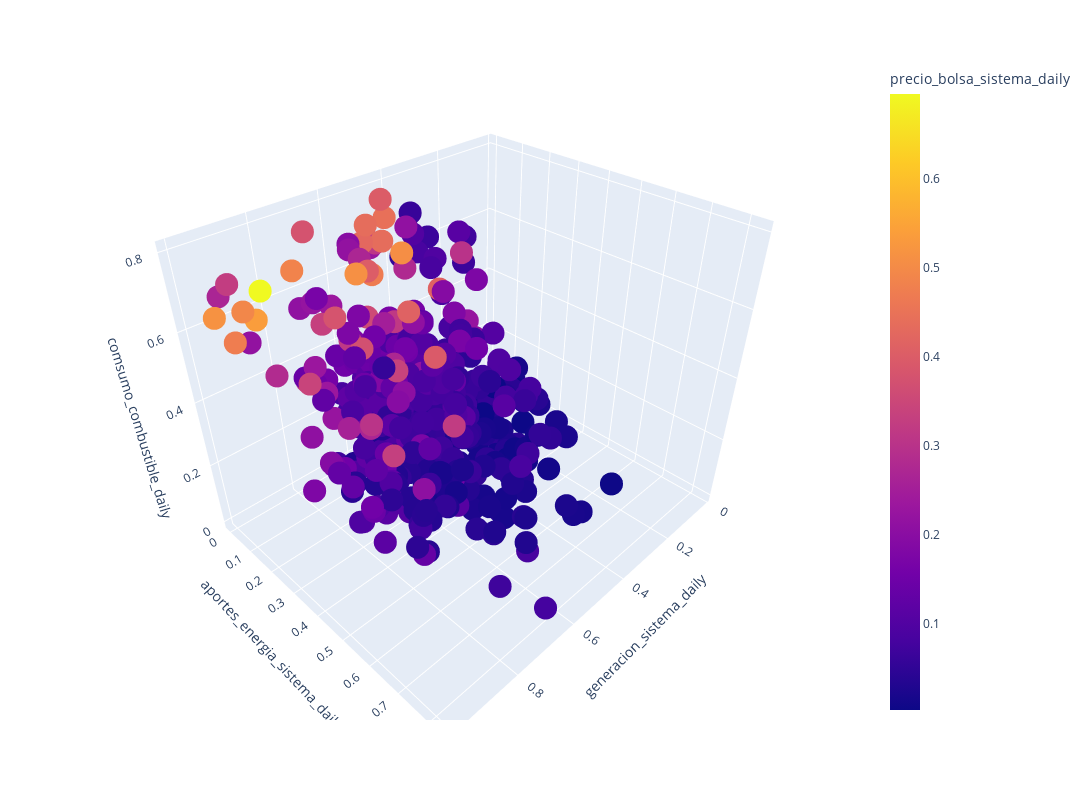

The notebook cell saved with this chart:
### Code cell
fig2 = px.scatter_3d(df_scaled.sample(frac=0.1), x='generacion_sistema_daily', 
                     y='aportes_energia_sistema_daily', 
                     z='comsumo_combustible_daily', 
                     color='precio_bolsa_sistema_daily',
                     width=1200, height=800)
fig2.show()

### Figure 1 — Plotly figure (JSON) as saved in the notebook; plotly's stock layout.template omitted (floating-point values rounded to 4 significant figures; data arrays with more than 128 entries replaced by an {"elided": "..."} marker saying what was removed)
{"data": [{"hovertemplate": "generacion_sistema_daily=%{x}<br>aportes_energia_sistema_daily=%{y}<br>comsumo_combustible_daily=%{z}<br>precio_bolsa_sistema_daily=%{marker.color}<extra></extra>", "legendgroup": "", "marker": {"color": {"elided": "523 float values"}, "coloraxis": "coloraxis", "symbol": "circle"}, "mode": "markers", "name": "", "scene": "scene", "showlegend": false, "type": "scatter3d", "x": {"elided": "523 float values"}, "y": {"elided": "523 float values"}, "z": {"elided": "523 float values"}}], "layout": {"coloraxis": {"colorbar": {"title": {"text": "precio_bolsa_sistema_daily"}}, "colorscale": [[0, "#0d0887"], [0.1111, "#46039f"], [0.2222, "#7201a8"], [0.3333, "#9c179e"], [0.4444, "#bd3786"], [0.5556, "#d8576b"], [0.6667, "#ed7953"], [0.7778, "#fb9f3a"], [0.8889, "#fdca26"], [1, "#f0f921"]]}, "height": 800, "legend": {"tracegroupgap": 0}, "margin": {"t": 60}, "scene": {"domain": {"x": [0, 1], "y": [0, 1]}, "xaxis": {"title": {"text": "generacion_sistema_daily"}}, "yaxis": {"title": {"text": "aportes_energia_sistema_daily"}}, "zaxis": {"title": {"text": "comsumo_combustible_daily"}}}, "width": 1200}}
